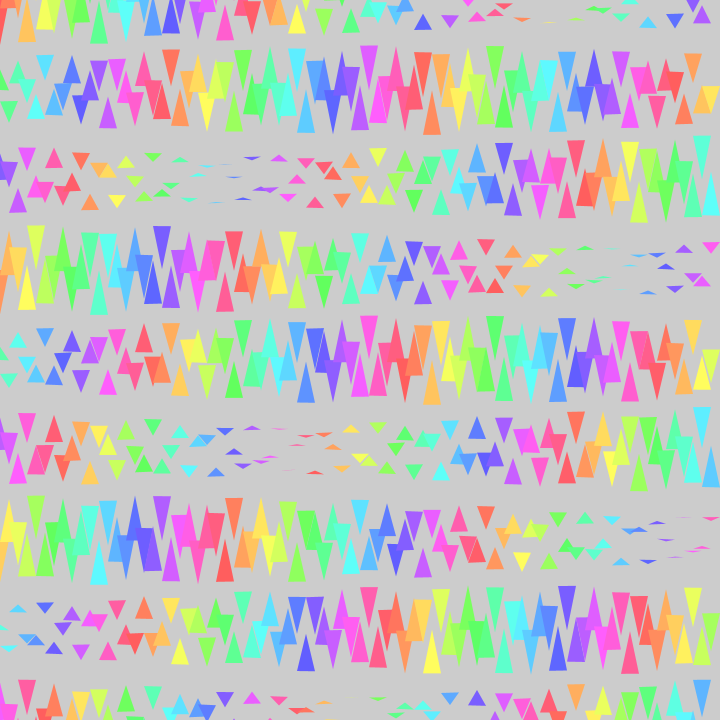
Frame 1 (no input)
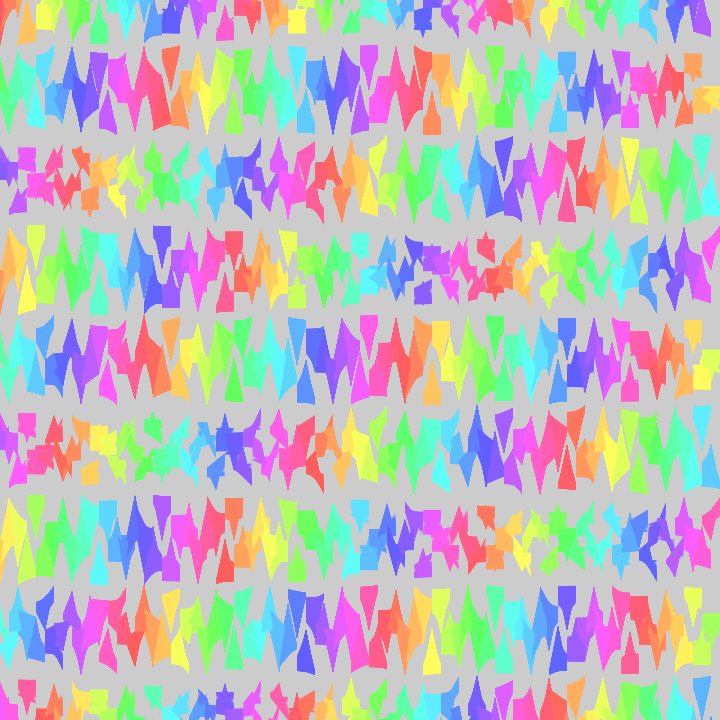
Frame 60 (the mouse pressed at the canvas centre just before this capture)
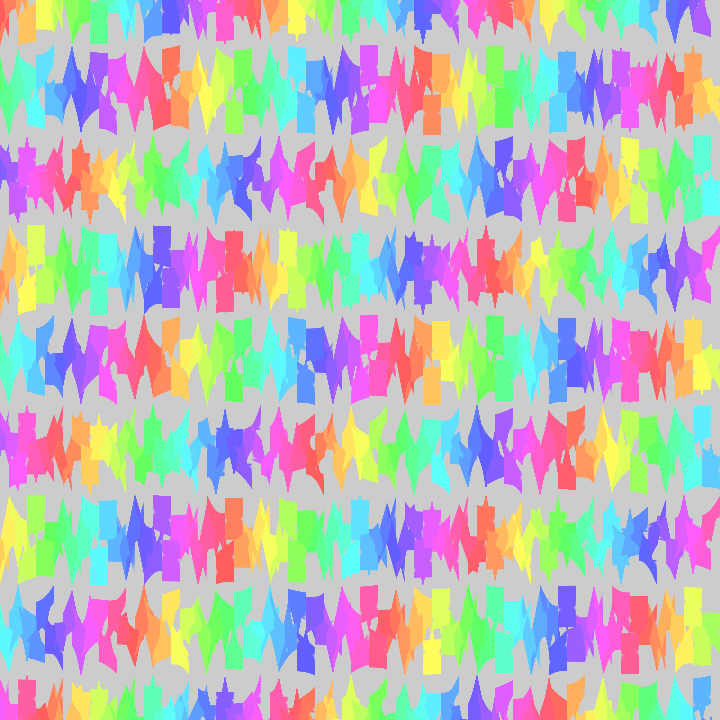
Frame 120 (the mouse held since frame 60 and released just before this capture)

The Processing sketch that drew these frames (run headless with seeded random() and noise(); from frame 60 on, the mouse is pressed at the canvas centre):

// Processing sketch: sketch_862020_RainbowTriangle
// ── sketch_862020_RainbowTriangle.pde
float t,x,y,X;
void setup(){size(720,720);noStroke();colorMode(HSB);}
void draw(){clear();t+=.01;
for(y=0;y<900;y+=90)
for(x=0;x<720;x+=9){
fill((x+y)%255,160,255);
triangle(x-9,sin(X=x*.05+t+y)*45*sin(x-t)+y,x,cos(X)*cos(x+t)*45+y,x+9,sin(X)*sin(x+t)*45+y);}}
